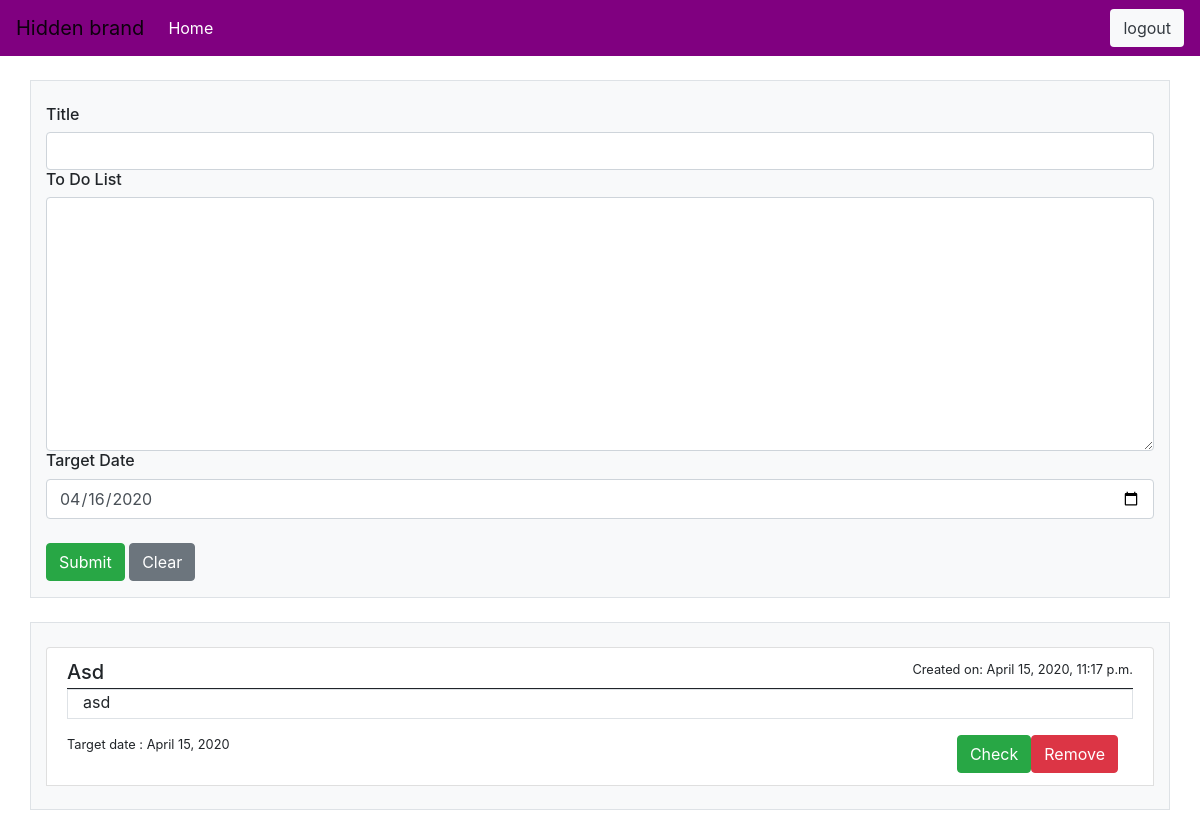
The app's page /profile/Farnsworths/ (signed in), older data.
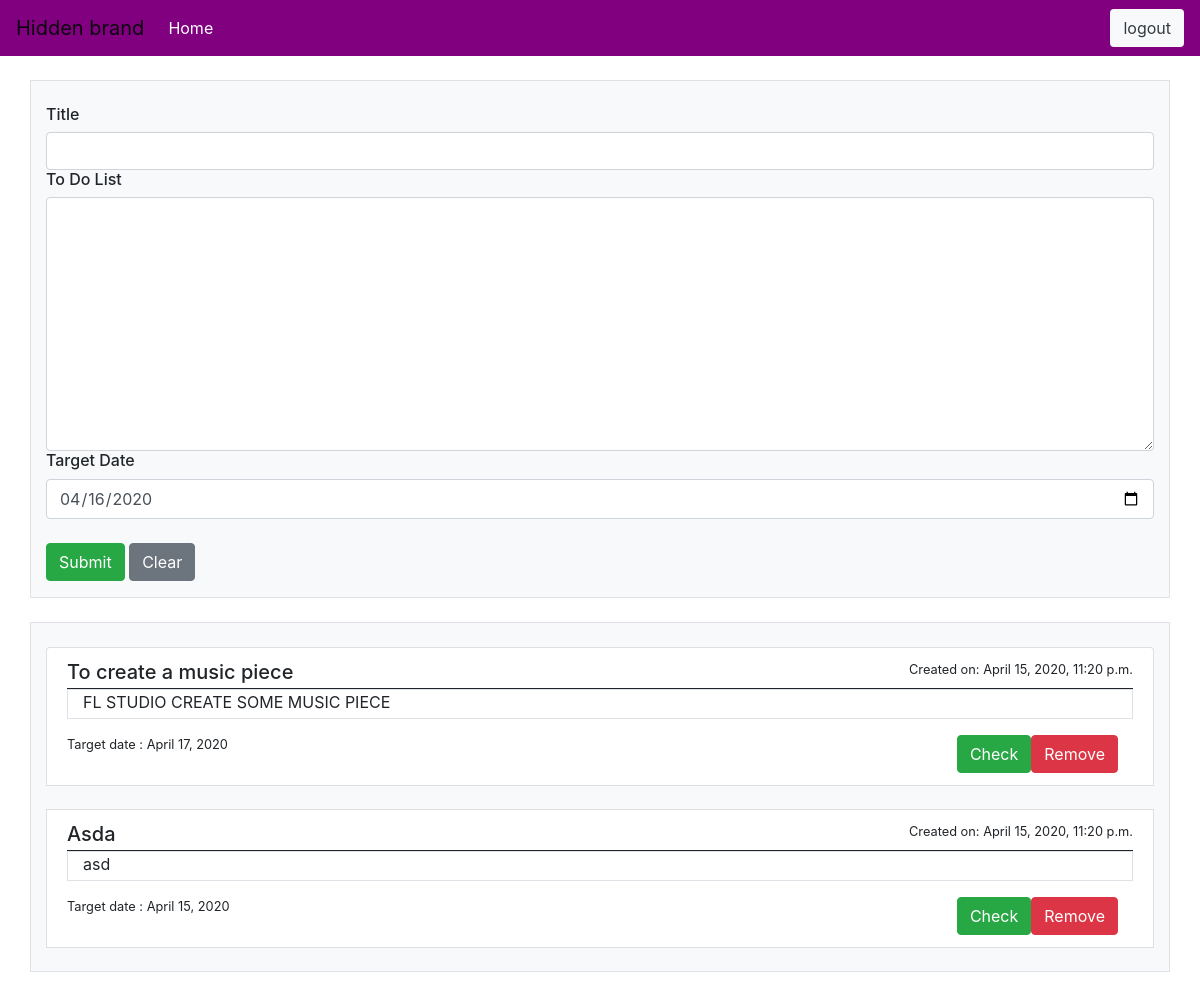
The same page, newer data.
### app/models.py (models this page shows)
class ToDoModel(models.Model):
    username = models.ForeignKey(User, on_delete=models.CASCADE, default=User)
    title = models.CharField(max_length=100, default='')
    content = models.TextField( default='')
    date_created = models.DateTimeField(default=datetime.today())
    target_date = models.DateTimeField(default='')
    mark = models.BooleanField(default=False)

### app/views.py (the view, shortened to what this page needs)
# urls.py: path('profile/<str:user>/', views.profile, name='profile'),
def profile(request, user):
    users_to_do_list = ToDoModel.objects.filter(username_id=request.user.id).order_by('mark', '-date_created')
    data = {'form': ToDoForm,
            'data': users_to_do_list,
            'today': datetime.today()}
    if request.method == "GET":
        if not request.user.is_authenticated:
            return redirect('/login')
        else:
            return render(request, 'app/profile.html', data)

### app/templates/app/profile.html (shortened to what this page needs)
{% extends 'base.html' %}
{% block nav %}
{% if user.is_authenticated %}
<form action="/logout/" method="post" style="padding:0px;margin:0px;">
    <button type="submit" class="btn bg-light text-dark btn-block"> logout </button>
    </form>
{% else %}
          <a href="../login" class="btn bg-light text-dark"> Login </a>
          <a href="register/" class="btn bg-light text-dark"> Register </a>
{% endif %}
{% endblock %}
{% block body %}
<div class="container bg-light border">
    <br>
    <form method="post">
        <div class="title">
        <h6> Title </h6>
        {{ form.title }}
            </div>
        <div class="content">
        <h6> To Do List </h6>
         {{ form.content }}
                    </div>
        <div class="target-date">
        <h6> Target Date </h6>
         {{ form.target_date }}
    </div>
        <br>
        <button type="submit" class="btn btn-success"> Submit </button>
            <button type="reset" class="btn btn-secondary">Clear</button>
        </form>
</div>
<div class="container bg-light border">
    <Br>
<div class="list-group">
    {% for info in data %}
    {% if info.mark %}
    <a  class="list-group-item list-group-item-action flex-column align-items-start bg-success text-white">
    {% else %}
         <a  class="list-group-item list-group-item-action flex-column align-items-start ">
        {% endif %}
    <div class="d-flex w-100 justify-content-between "  style="border-bottom:1px solid;">
      <h5 class="mb-1"> {{ info.title|capfirst }}</h5>
      <small> Created on: {{ info.date_created }}</small>
    </div>
             <div class="container border">
    <p class="mb-1">{{ info.content }}</p>
                 </div>
      <div class="container bg-danger">
      <form action="/profile/{{ user }}/delete_task/{{ info.id }}/" method="post">
      <button type="submit" class="btn btn-danger float-right"> Remove </button>
          </form>
{% if info.mark %}
           <form action="task_not_complete/{{ info.id }}/" method="post">
                    {% csrf_token %}
     <button type="submit" class="btn btn-light float-right"> Uncheck </button>
          </form>
          {% else %}
      <form action="task_complete/{{ info.id }}/" method="post">
     <button type="submit" class="btn btn-success float-right"> Check </button>
          </form>
          {% endif %}
          </div>
                   <small>Target date : {{ info.target_date.date }}</small>
  </a>
        <br>
    {% endfor %}
</div>
</div>
{% endblock %}

### app/templates/base.html (shortened to what this page needs)
{% load static %}
<head>
    <link rel="stylesheet" href="https://maxcdn.bootstrapcdn.com/bootstrap/4.0.0/css/bootstrap.min.css">
        <link rel="stylesheet" href="{% static 'app/css/stylesheet.css' %}" >
</head>
<nav class="navbar navbar-expand-lg navbar-light bg-purple ">
  <div class="collapse navbar-collapse" id="navbarTogglerDemo01">
    <a class="navbar-brand" href="#">Hidden brand</a>
    <ul class="navbar-nav mr-auto mt-2 mt-lg-0">
      <li class="nav-item active">
          {% block main-nav %}
        <a class="nav-link text-white" href="/">Home <span class="sr-only">(current)</span></a>
          {% endblock %}
      </li>
    </ul>
      <div class="btn-group" role="group" aria-label="Basic example">
                  {% block nav %}{% endblock %}
</div>
  </div>
</nav>
{% block body %}
{% endblock %}

### app/static/app/css/stylesheet.css (style rules this page uses)
.bg-purple { background-color:#800080; }

Row changes from the older to the newer data that the page shows:
removed ToDoModel: title "Asd", date_created "April 15, 2020, 11:17 p.m.", content "asd", target_date "April 15, 2020"
added ToDoModel: title "To create a music piece", date_created "April 15, 2020, 11:20 p.m.", content "FL STUDIO CREATE SOME MUSIC PIECE", target_date "April 17, 2020"
added ToDoModel: title "Asda", date_created "April 15, 2020, 11:20 p.m.", content "asd", target_date "April 15, 2020"
